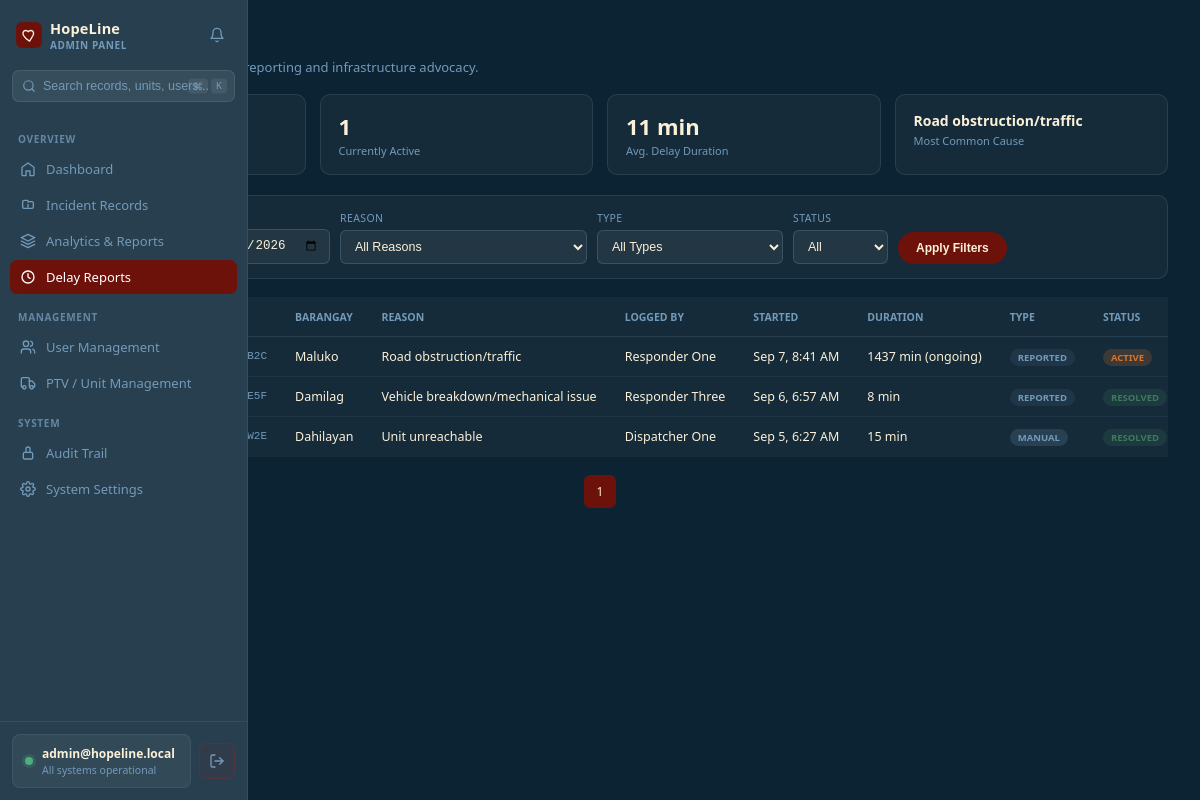
Screenshot of /app/admin/delays.php (signed in) with the database file from the repository.
### tables this page shows
CREATE TABLE IF NOT EXISTS delay_logs (
    id             INT AUTO_INCREMENT PRIMARY KEY,
    dispatch_id    INT             NOT NULL,
    unit_id        INT             NOT NULL,
    reason         ENUM(
                        'Road obstruction/traffic','Vehicle breakdown/mechanical issue','Weather/flooding',
                        'Wrong/unclear location','Fuel issue','Waiting for backup unit','Unit unreachable','Other'
                    ) NOT NULL,
    notes          VARCHAR(255)    NULL,
    logged_by      INT             NULL,
    is_manual      TINYINT(1)      NOT NULL DEFAULT 0,
    started_at     DATETIME        DEFAULT CURRENT_TIMESTAMP,
    resolved_at    DATETIME        NULL,
    CONSTRAINT fk_delay_dispatch FOREIGN KEY (dispatch_id) REFERENCES dispatch(id) ON DELETE CASCADE,
    CONSTRAINT fk_delay_unit FOREIGN KEY (unit_id) REFERENCES ptv_units(id) ON DELETE RESTRICT,
    CONSTRAINT fk_delay_logged_by FOREIGN KEY (logged_by) REFERENCES users(id) ON DELETE SET NULL,
    INDEX idx_delay_dispatch (dispatch_id),
    INDEX idx_delay_resolved (resolved_at)
);

CREATE TABLE IF NOT EXISTS clip_reports (
    id                  INT AUTO_INCREMENT PRIMARY KEY,
    clip_ref            VARCHAR(30)     NOT NULL UNIQUE,
    caller_name         VARCHAR(150)    NOT NULL,
    caller_contact      VARCHAR(20)     NULL,
    barangay            VARCHAR(100)    NOT NULL,
    sitio_purok         VARCHAR(150)    NULL,
    landmark            VARCHAR(255)    NULL,
    latitude            DECIMAL(10,7)   NULL,
    longitude           DECIMAL(10,7)   NULL,
    incident_type       VARCHAR(50)     NOT NULL,
    severity            ENUM('Critical','High','Moderate','Low') NOT NULL,
    problem_resources   VARCHAR(255)    NOT NULL,
    problem_notes       TEXT            NULL,
    status              ENUM('pending','dispatched','resolved','cancelled') NOT NULL DEFAULT 'pending',
    reported_by         INT             NOT NULL,
    created_at          DATETIME        DEFAULT CURRENT_TIMESTAMP,
    updated_at          DATETIME        DEFAULT CURRENT_TIMESTAMP ON UPDATE CURRENT_TIMESTAMP,
    CONSTRAINT fk_clip_reported_by FOREIGN KEY (reported_by) REFERENCES users(id) ON DELETE RESTRICT,
    INDEX idx_clip_status (status),
    INDEX idx_clip_severity (severity),
    INDEX idx_clip_barangay (barangay),
    INDEX idx_clip_created (created_at)
);

CREATE TABLE IF NOT EXISTS users (
    id            INT AUTO_INCREMENT PRIMARY KEY,
    name          VARCHAR(150)        NOT NULL,
    email         VARCHAR(150)        NOT NULL UNIQUE,
    password      VARCHAR(255)        NOT NULL,
    role          ENUM('admin','manager','user') NOT NULL DEFAULT 'user',
    contact_no    VARCHAR(20)         NULL,
    is_verified   TINYINT(1)          NOT NULL DEFAULT 0,
    created_at    DATETIME            DEFAULT CURRENT_TIMESTAMP,
    updated_at    DATETIME            DEFAULT CURRENT_TIMESTAMP ON UPDATE CURRENT_TIMESTAMP
);

### app/admin/delays.php (the view, shortened to what this page needs)
<?php
require_once __DIR__ . '/../../config/config.php';
$dateFrom = $_GET['from'] ?? date('Y-m-01');
$dateTo   = $_GET['to'] ?? date('Y-m-d');
$reasonFilter = $_GET['reason'] ?? '';
$typeFilter = $_GET['type'] ?? '';
$statusFilter = $_GET['status'] ?? '';
$page = max(1, (int)($_GET['page'] ?? 1));
$perPage = 15;
$offset = ($page - 1) * $perPage;
$where = "WHERE dl.started_at BETWEEN ? AND ?";
$params = [$dateFrom . ' 00:00:00', $dateTo . ' 23:59:59'];
$summaryStmt = $pdo->prepare("
    SELECT COUNT(*) AS total,
           SUM(is_manual) AS manual_count,
           AVG(CASE WHEN resolved_at IS NOT NULL THEN TIMESTAMPDIFF(SECOND, started_at, resolved_at) END) AS avg_duration,
           SUM(CASE WHEN resolved_at IS NULL THEN 1 ELSE 0 END) AS active_count
    FROM delay_logs
    WHERE started_at BETWEEN ? AND ?
");
$summaryStmt->execute([$dateFrom . ' 00:00:00', $dateTo . ' 23:59:59']);
$summary = $summaryStmt->fetch(PDO::FETCH_ASSOC);
$topReasonStmt = $pdo->prepare("
    SELECT reason, COUNT(*) AS total FROM delay_logs
    WHERE started_at BETWEEN ? AND ?
    GROUP BY reason ORDER BY total DESC LIMIT 1
");
$topReasonStmt->execute([$dateFrom . ' 00:00:00', $dateTo . ' 23:59:59']);
$topReason = $topReasonStmt->fetch(PDO::FETCH_ASSOC);
$totalStmt = $pdo->prepare("SELECT COUNT(*) FROM delay_logs dl $where");
$totalStmt->execute($params);
$totalRows = $totalStmt->fetchColumn();
$stmt = $pdo->prepare("
    SELECT dl.*, u.unit_name, c.clip_ref, c.barangay, c.severity, usr.name AS logged_by_name
    FROM delay_logs dl
    JOIN ptv_units u ON u.id = dl.unit_id
    JOIN dispatch d ON d.id = dl.dispatch_id
    JOIN clip_reports c ON c.id = d.clip_report_id
    LEFT JOIN users usr ON usr.id = dl.logged_by
    $where
    ORDER BY dl.started_at DESC
    LIMIT $perPage OFFSET $offset
");
$stmt->execute($params);
$delays = $stmt->fetchAll(PDO::FETCH_ASSOC);
$totalPages = max(1, ceil($totalRows / $perPage));
function fmtDuration($seconds) {
    $m = floor($seconds / 60);
    return $m . ' min';
}
?>
<!DOCTYPE html>
<html lang="en">
<head>
<link rel="stylesheet" href="<?php echo BASE_URL; ?>/assets/css/sidebar.css">
</head>
<body>
<?php require_once __DIR__ . '/../../assets/layouts/admin/admin_sidebar.php'; ?>
<main class="main">
    <div class="page-head">
        <h1>Delay Reports</h1>
        <p>System-wide delay history for LGU reporting and infrastructure advocacy.</p>
    </div>
    <div class="stats-grid">
        <div class="stat-card"><div class="stat-value"><?php echo (int)$summary['total']; ?></div><div class="stat-label">Total Delays (range)</div></div>
        <div class="stat-card"><div class="stat-value"><?php echo (int)$summary['active_count']; ?></div><div class="stat-label">Currently Active</div></div>
        <div class="stat-card"><div class="stat-value"><?php echo fmtDuration($summary['avg_duration']); ?></div><div class="stat-label">Avg. Delay Duration</div></div>
        <div class="stat-card"><div class="stat-value" style="font-size:14px; line-height:1.4;"><?php echo $topReason ? htmlspecialchars($topReason['reason']) : '—'; ?></div><div class="stat-label">Most Common Cause</div></div>
    </div>
    <form method="GET" class="filter-bar">
        <div class="filter-field"><label>From</label><input type="date" name="from" value="<?php echo htmlspecialchars($dateFrom); ?>"></div>
        <div class="filter-field"><label>To</label><input type="date" name="to" value="<?php echo htmlspecialchars($dateTo); ?>"></div>
        <div class="filter-field">
            <label>Reason</label>
            <select name="reason">
                <option value="">All Reasons</option>
            </select>
        </div>
        <div class="filter-field">
            <label>Type</label>
            <select name="type">
                <option value="">All Types</option>
            </select>
        </div>
        <div class="filter-field">
            <label>Status</label>
            <select name="status">
                <option value="">All</option>
            </select>
        </div>
        <button type="submit" class="btn-filter">Apply Filters</button>
    </form>
    <?php if (empty($delays)): ?>
        <div class="empty-state">No delays found for this range.</div>
    <?php else: ?>
    <div style="overflow-x:auto;">
    <table>
        <thead><tr>
            <th>Unit</th><th>CLIP Ref</th><th>Barangay</th><th>Reason</th><th>Logged By</th>
            <th>Started</th><th>Duration</th><th>Type</th><th>Status</th>
        </tr></thead>
        <tbody>
            <?php foreach ($delays as $d):
                $isActive = $d['resolved_at'] === null;
                $duration = $isActive
                    ? round((time() - strtotime($d['started_at'])) / 60) . ' min (ongoing)'
                    : round((strtotime($d['resolved_at']) - strtotime($d['started_at'])) / 60) . ' min';
            ?>
            <tr>
                <td><?php echo htmlspecialchars($d['unit_name']); ?></td>
                <td class="clip-ref-cell"><?php echo htmlspecialchars($d['clip_ref']); ?></td>
                <td><?php echo htmlspecialchars($d['barangay']); ?></td>
                <td><?php echo htmlspecialchars($d['reason']); ?></td>
                <td><?php echo htmlspecialchars($d['logged_by_name'] ?? 'Responder'); ?></td>
                <td><?php echo date('M j, g:i A', strtotime($d['started_at'])); ?></td>
                <td><?php echo $duration; ?></td>
                <td><span class="tag <?php echo $d['is_manual'] ? 'tag-manual' : 'tag-auto'; ?>"><?php echo $d['is_manual'] ? 'Manual' : 'Reported'; ?></span></td>
                <td><span class="tag <?php echo $isActive ? 'tag-active' : 'tag-resolved'; ?>"><?php echo $isActive ? 'Active' : 'Resolved'; ?></span></td>
            </tr>
            <?php endforeach; ?>
        </tbody>
    </table>
    </div>
    <div class="pagination">
        <?php for ($p = 1; $p <= $totalPages; $p++): ?>
            <a href="?from=<?php echo urlencode($dateFrom); ?>&to=<?php echo urlencode($dateTo); ?>&reason=<?php echo urlencode($reasonFilter); ?>&type=<?php echo urlencode($typeFilter); ?>&status=<?php echo urlencode($statusFilter); ?>&page=<?php echo $p; ?>"
               class="<?php echo $p===$page?'active':''; ?>"><?php echo $p; ?></a>
        <?php endfor; ?>
    </div>
    <?php endif; ?>
</main>
</body>
</html>

### rows the page displays
delay_logs: clip_reports.barangay "Maluko", reason "Road obstruction/traffic", logged_by.name "Responder One", started_at "Sep 7, 8:41 AM", duration "1437 min (ongoing)", is_manual "REPORTED", shows "ACTIVE"
delay_logs: clip_reports.barangay "Damilag", reason "Vehicle breakdown/mechanical issue", logged_by.name "Responder Three", started_at "Sep 6, 6:57 AM", duration "8 min", is_manual "REPORTED", shows "RESOLVED"
delay_logs: clip_reports.barangay "Dahilayan", reason "Unit unreachable", logged_by.name "Dispatcher One", started_at "Sep 5, 6:27 AM", duration "15 min", is_manual "MANUAL", shows "RESOLVED"

### other values shown
$roleLabel "ADMIN PANEL"
$email "admin@hopeline.local"
$statusText "All systems operational"
$summary['active_count'] "1"
fmtDuration($summary['avg_duration']) "11 min"
$topReason['reason'] "Road obstruction/traffic"
